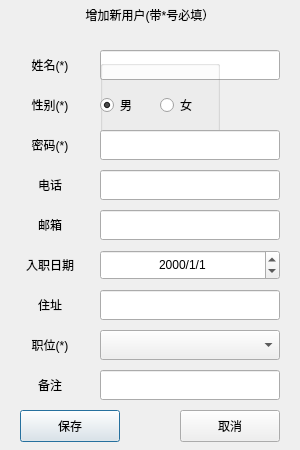
<?xml version="1.0" encoding="UTF-8"?>
<ui version="4.0">
 <class>NewUserDialog</class>
 <widget class="QDialog" name="NewUserDialog">
  <property name="geometry">
   <rect>
    <x>0</x>
    <y>0</y>
    <width>300</width>
    <height>450</height>
   </rect>
  </property>
  <property name="windowTitle">
   <string>Dialog</string>
  </property>
  <widget class="QLabel" name="label">
   <property name="geometry">
    <rect>
     <x>75</x>
     <y>0</y>
     <width>150</width>
     <height>30</height>
    </rect>
   </property>
   <property name="text">
    <string>增加新用户(带*号必填）</string>
   </property>
   <property name="alignment">
    <set>Qt::AlignCenter</set>
   </property>
  </widget>
  <widget class="QLabel" name="label_2">
   <property name="geometry">
    <rect>
     <x>20</x>
     <y>50</y>
     <width>60</width>
     <height>30</height>
    </rect>
   </property>
   <property name="text">
    <string>姓名(*)</string>
   </property>
   <property name="alignment">
    <set>Qt::AlignCenter</set>
   </property>
  </widget>
  <widget class="QLineEdit" name="nameEdit">
   <property name="geometry">
    <rect>
     <x>100</x>
     <y>50</y>
     <width>180</width>
     <height>30</height>
    </rect>
   </property>
   <property name="maxLength">
    <number>45</number>
   </property>
  </widget>
  <widget class="QLabel" name="label_3">
   <property name="geometry">
    <rect>
     <x>20</x>
     <y>90</y>
     <width>60</width>
     <height>30</height>
    </rect>
   </property>
   <property name="text">
    <string>性别(*)</string>
   </property>
   <property name="alignment">
    <set>Qt::AlignCenter</set>
   </property>
  </widget>
  <widget class="QLabel" name="label_4">
   <property name="geometry">
    <rect>
     <x>20</x>
     <y>170</y>
     <width>60</width>
     <height>30</height>
    </rect>
   </property>
   <property name="text">
    <string>电话</string>
   </property>
   <property name="alignment">
    <set>Qt::AlignCenter</set>
   </property>
  </widget>
  <widget class="QLabel" name="label_5">
   <property name="geometry">
    <rect>
     <x>20</x>
     <y>210</y>
     <width>60</width>
     <height>30</height>
    </rect>
   </property>
   <property name="text">
    <string>邮箱</string>
   </property>
   <property name="alignment">
    <set>Qt::AlignCenter</set>
   </property>
  </widget>
  <widget class="QLabel" name="label_6">
   <property name="geometry">
    <rect>
     <x>20</x>
     <y>250</y>
     <width>60</width>
     <height>30</height>
    </rect>
   </property>
   <property name="text">
    <string>入职日期</string>
   </property>
   <property name="alignment">
    <set>Qt::AlignCenter</set>
   </property>
  </widget>
  <widget class="QLabel" name="label_7">
   <property name="geometry">
    <rect>
     <x>20</x>
     <y>290</y>
     <width>60</width>
     <height>30</height>
    </rect>
   </property>
   <property name="text">
    <string>住址</string>
   </property>
   <property name="alignment">
    <set>Qt::AlignCenter</set>
   </property>
  </widget>
  <widget class="QLabel" name="label_8">
   <property name="geometry">
    <rect>
     <x>20</x>
     <y>330</y>
     <width>60</width>
     <height>30</height>
    </rect>
   </property>
   <property name="text">
    <string>职位(*)</string>
   </property>
   <property name="alignment">
    <set>Qt::AlignCenter</set>
   </property>
  </widget>
  <widget class="QLabel" name="label_9">
   <property name="geometry">
    <rect>
     <x>20</x>
     <y>370</y>
     <width>60</width>
     <height>30</height>
    </rect>
   </property>
   <property name="text">
    <string>备注</string>
   </property>
   <property name="alignment">
    <set>Qt::AlignCenter</set>
   </property>
  </widget>
  <widget class="QLineEdit" name="phoneEdit">
   <property name="geometry">
    <rect>
     <x>100</x>
     <y>170</y>
     <width>180</width>
     <height>30</height>
    </rect>
   </property>
   <property name="maxLength">
    <number>45</number>
   </property>
  </widget>
  <widget class="QLineEdit" name="mailEdit">
   <property name="geometry">
    <rect>
     <x>100</x>
     <y>210</y>
     <width>180</width>
     <height>30</height>
    </rect>
   </property>
   <property name="maxLength">
    <number>45</number>
   </property>
  </widget>
  <widget class="QLineEdit" name="addressEdit">
   <property name="geometry">
    <rect>
     <x>100</x>
     <y>290</y>
     <width>180</width>
     <height>30</height>
    </rect>
   </property>
   <property name="maxLength">
    <number>45</number>
   </property>
  </widget>
  <widget class="QLineEdit" name="noteEdit">
   <property name="geometry">
    <rect>
     <x>100</x>
     <y>370</y>
     <width>180</width>
     <height>30</height>
    </rect>
   </property>
   <property name="maxLength">
    <number>45</number>
   </property>
  </widget>
  <widget class="QDateEdit" name="dateEdit">
   <property name="geometry">
    <rect>
     <x>100</x>
     <y>250</y>
     <width>180</width>
     <height>30</height>
    </rect>
   </property>
   <property name="alignment">
    <set>Qt::AlignCenter</set>
   </property>
   <property name="displayFormat">
    <string>yyyy/M/d</string>
   </property>
  </widget>
  <widget class="QPushButton" name="saveButton">
   <property name="geometry">
    <rect>
     <x>20</x>
     <y>410</y>
     <width>100</width>
     <height>32</height>
    </rect>
   </property>
   <property name="text">
    <string>保存</string>
   </property>
  </widget>
  <widget class="QPushButton" name="cancelButton">
   <property name="geometry">
    <rect>
     <x>180</x>
     <y>410</y>
     <width>100</width>
     <height>32</height>
    </rect>
   </property>
   <property name="text">
    <string>取消</string>
   </property>
  </widget>
  <widget class="QGroupBox" name="groupBox">
   <property name="geometry">
    <rect>
     <x>100</x>
     <y>60</y>
     <width>120</width>
     <height>80</height>
    </rect>
   </property>
   <property name="title">
    <string/>
   </property>
   <property name="flat">
    <bool>true</bool>
   </property>
   <widget class="QRadioButton" name="manRadio">
    <property name="geometry">
     <rect>
      <x>0</x>
      <y>30</y>
      <width>60</width>
      <height>30</height>
     </rect>
    </property>
    <property name="text">
     <string>男</string>
    </property>
    <property name="checked">
     <bool>true</bool>
    </property>
   </widget>
   <widget class="QRadioButton" name="womanRadio">
    <property name="geometry">
     <rect>
      <x>60</x>
      <y>30</y>
      <width>60</width>
      <height>30</height>
     </rect>
    </property>
    <property name="text">
     <string>女</string>
    </property>
   </widget>
  </widget>
  <widget class="QLabel" name="label_10">
   <property name="geometry">
    <rect>
     <x>20</x>
     <y>130</y>
     <width>60</width>
     <height>30</height>
    </rect>
   </property>
   <property name="text">
    <string>密码(*)</string>
   </property>
   <property name="alignment">
    <set>Qt::AlignCenter</set>
   </property>
  </widget>
  <widget class="QLineEdit" name="pwdEdit">
   <property name="geometry">
    <rect>
     <x>100</x>
     <y>130</y>
     <width>180</width>
     <height>30</height>
    </rect>
   </property>
   <property name="maxLength">
    <number>32</number>
   </property>
   <property name="echoMode">
    <enum>QLineEdit::Password</enum>
   </property>
  </widget>
  <widget class="QComboBox" name="levelBox">
   <property name="geometry">
    <rect>
     <x>100</x>
     <y>330</y>
     <width>180</width>
     <height>30</height>
    </rect>
   </property>
   <property name="modelColumn">
    <number>0</number>
   </property>
  </widget>
 </widget>
 <resources/>
 <connections>
  <connection>
   <sender>cancelButton</sender>
   <signal>clicked()</signal>
   <receiver>NewUserDialog</receiver>
   <slot>close()</slot>
   <hints>
    <hint type="sourcelabel">
     <x>229</x>
     <y>405</y>
    </hint>
    <hint type="destinationlabel">
     <x>149</x>
     <y>224</y>
    </hint>
   </hints>
  </connection>
 </connections>
</ui>
